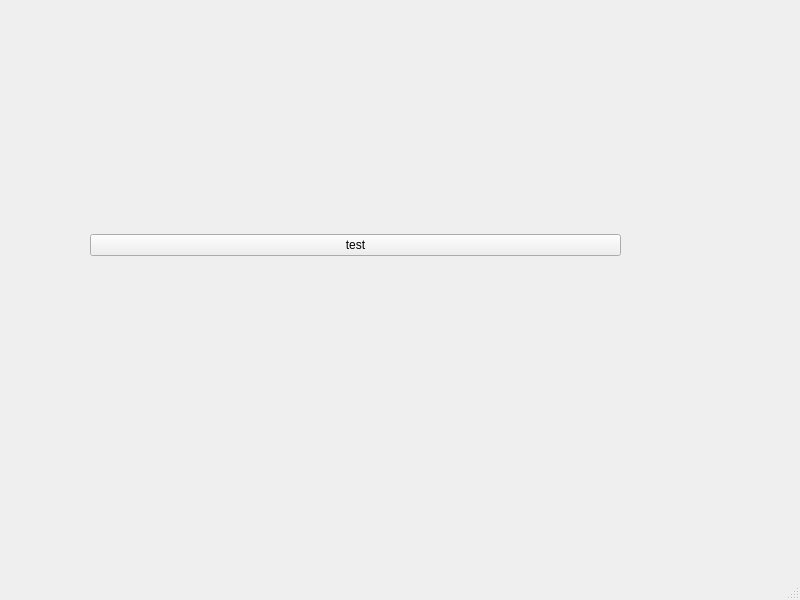
<?xml version="1.0" encoding="UTF-8"?>
<ui version="4.0">
 <class>MainWindow</class>
 <widget class="QMainWindow" name="MainWindow">
  <property name="geometry">
   <rect>
    <x>0</x>
    <y>0</y>
    <width>800</width>
    <height>600</height>
   </rect>
  </property>
  <property name="windowTitle">
   <string>MainWindow</string>
  </property>
  <widget class="QWidget" name="centralwidget">
   <property name="enabled">
    <bool>true</bool>
   </property>
   <property name="minimumSize">
    <size>
     <width>200</width>
     <height>50</height>
    </size>
   </property>
   <widget class="QWidget" name="verticalLayoutWidget">
    <property name="geometry">
     <rect>
      <x>90</x>
      <y>80</y>
      <width>531</width>
      <height>331</height>
     </rect>
    </property>
    <layout class="QVBoxLayout" name="verticalLayout">
     <item>
      <widget class="QPushButton" name="pushButton">
       <property name="text">
        <string>test</string>
       </property>
      </widget>
     </item>
    </layout>
   </widget>
  </widget>
  <widget class="QMenuBar" name="menubar">
   <property name="geometry">
    <rect>
     <x>0</x>
     <y>0</y>
     <width>800</width>
     <height>22</height>
    </rect>
   </property>
  </widget>
  <widget class="QStatusBar" name="statusbar"/>
 </widget>
 <resources/>
 <connections/>
</ui>
